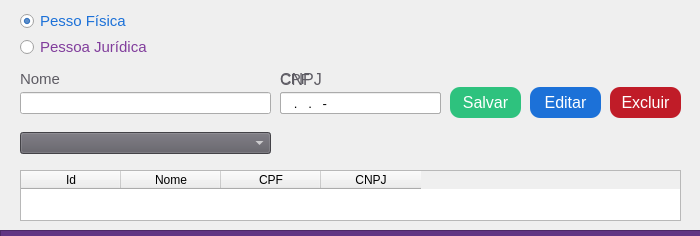
<?xml version="1.0" encoding="UTF-8"?>
<ui version="4.0">
 <class>Form</class>
 <widget class="QWidget" name="Form">
  <property name="geometry">
   <rect>
    <x>0</x>
    <y>0</y>
    <width>700</width>
    <height>236</height>
   </rect>
  </property>
  <property name="minimumSize">
   <size>
    <width>700</width>
    <height>236</height>
   </size>
  </property>
  <property name="maximumSize">
   <size>
    <width>700</width>
    <height>236</height>
   </size>
  </property>
  <property name="windowTitle">
   <string>Cadastro de Clientes</string>
  </property>
  <widget class="QLineEdit" name="ln_cpf">
   <property name="geometry">
    <rect>
     <x>280</x>
     <y>92</y>
     <width>161</width>
     <height>22</height>
    </rect>
   </property>
   <property name="font">
    <font>
     <pointsize>10</pointsize>
    </font>
   </property>
   <property name="inputMask">
    <string>000.000.000-00</string>
   </property>
  </widget>
  <widget class="QLabel" name="lb_cpf">
   <property name="geometry">
    <rect>
     <x>280</x>
     <y>70</y>
     <width>29</width>
     <height>18</height>
    </rect>
   </property>
   <property name="font">
    <font>
     <pointsize>11</pointsize>
    </font>
   </property>
   <property name="styleSheet">
    <string notr="true">color: rgb(94, 92, 100);</string>
   </property>
   <property name="text">
    <string>CPF</string>
   </property>
  </widget>
  <widget class="QLabel" name="lb_cnpj">
   <property name="geometry">
    <rect>
     <x>280</x>
     <y>70</y>
     <width>142</width>
     <height>18</height>
    </rect>
   </property>
   <property name="font">
    <font>
     <pointsize>12</pointsize>
    </font>
   </property>
   <property name="styleSheet">
    <string notr="true">color: rgb(94, 92, 100);</string>
   </property>
   <property name="text">
    <string>CNPJ</string>
   </property>
  </widget>
  <widget class="QLineEdit" name="ln_cnpj">
   <property name="enabled">
    <bool>true</bool>
   </property>
   <property name="geometry">
    <rect>
     <x>280</x>
     <y>92</y>
     <width>161</width>
     <height>22</height>
    </rect>
   </property>
   <property name="font">
    <font>
     <pointsize>11</pointsize>
    </font>
   </property>
   <property name="inputMask">
    <string> 00.000.000/0000-00</string>
   </property>
   <property name="text">
    <string> ../-</string>
   </property>
  </widget>
  <widget class="QTableWidget" name="tb_cadastros">
   <property name="enabled">
    <bool>true</bool>
   </property>
   <property name="geometry">
    <rect>
     <x>20</x>
     <y>170</y>
     <width>661</width>
     <height>51</height>
    </rect>
   </property>
   <property name="autoScroll">
    <bool>true</bool>
   </property>
   <property name="showGrid">
    <bool>true</bool>
   </property>
   <property name="gridStyle">
    <enum>Qt::SolidLine</enum>
   </property>
   <property name="sortingEnabled">
    <bool>false</bool>
   </property>
   <property name="wordWrap">
    <bool>true</bool>
   </property>
   <attribute name="horizontalHeaderVisible">
    <bool>true</bool>
   </attribute>
   <attribute name="verticalHeaderVisible">
    <bool>false</bool>
   </attribute>
   <column>
    <property name="text">
     <string>Id</string>
    </property>
   </column>
   <column>
    <property name="text">
     <string>Nome</string>
    </property>
   </column>
   <column>
    <property name="text">
     <string>CPF</string>
    </property>
   </column>
   <column>
    <property name="text">
     <string>CNPJ</string>
    </property>
   </column>
  </widget>
  <widget class="QPushButton" name="bt_salvar">
   <property name="geometry">
    <rect>
     <x>450</x>
     <y>87</y>
     <width>71</width>
     <height>31</height>
    </rect>
   </property>
   <property name="font">
    <font>
     <pointsize>12</pointsize>
    </font>
   </property>
   <property name="styleSheet">
    <string notr="true">QPushButton {
	background-color: rgb(46, 194, 126);
	color: rgb(255, 255, 255);
	border-radius: 10px;
}
QPushButton:hover {
  /* Cor de fundo quando o mouse passa por cima (hover) */  
	background-color: rgb(87, 227, 137);
}

</string>
   </property>
   <property name="text">
    <string>Salvar</string>
   </property>
  </widget>
  <widget class="QPushButton" name="bt_editar">
   <property name="geometry">
    <rect>
     <x>530</x>
     <y>87</y>
     <width>71</width>
     <height>31</height>
    </rect>
   </property>
   <property name="font">
    <font>
     <pointsize>12</pointsize>
    </font>
   </property>
   <property name="styleSheet">
    <string notr="true">QPushButton{
	
	background-color: rgb(28, 113, 216);
	color: rgb(255, 255, 255);
	border-radius: 10px;
}
QPushButton:hover {	
	background-color: rgb(98, 160, 234);
}

</string>
   </property>
   <property name="text">
    <string>Editar</string>
   </property>
  </widget>
  <widget class="QPushButton" name="bt_excluir">
   <property name="geometry">
    <rect>
     <x>610</x>
     <y>87</y>
     <width>71</width>
     <height>31</height>
    </rect>
   </property>
   <property name="font">
    <font>
     <pointsize>12</pointsize>
    </font>
   </property>
   <property name="styleSheet">
    <string notr="true">QPushButton {
	background-color: rgb(192, 28, 40);
	color: rgb(255, 255, 255);
	border-radius: 10px;
}
QPushButton:hover {
	background-color: rgb(246, 97, 81);
}
</string>
   </property>
   <property name="text">
    <string>Excluir</string>
   </property>
  </widget>
  <widget class="QFrame" name="frame_3">
   <property name="enabled">
    <bool>true</bool>
   </property>
   <property name="geometry">
    <rect>
     <x>0</x>
     <y>230</y>
     <width>705</width>
     <height>9</height>
    </rect>
   </property>
   <property name="styleSheet">
    <string notr="true">background-color: rgb(97, 53, 131);</string>
   </property>
   <property name="frameShape">
    <enum>QFrame::StyledPanel</enum>
   </property>
   <property name="frameShadow">
    <enum>QFrame::Raised</enum>
   </property>
  </widget>
  <widget class="QRadioButton" name="rdb_juridica">
   <property name="geometry">
    <rect>
     <x>20</x>
     <y>36</y>
     <width>136</width>
     <height>22</height>
    </rect>
   </property>
   <property name="font">
    <font>
     <pointsize>11</pointsize>
    </font>
   </property>
   <property name="styleSheet">
    <string notr="true">color: rgb(129, 61, 156);</string>
   </property>
   <property name="text">
    <string>Pessoa Jurídica</string>
   </property>
  </widget>
  <widget class="QRadioButton" name="rdb_fisica">
   <property name="geometry">
    <rect>
     <x>20</x>
     <y>10</y>
     <width>136</width>
     <height>22</height>
    </rect>
   </property>
   <property name="font">
    <font>
     <pointsize>11</pointsize>
    </font>
   </property>
   <property name="styleSheet">
    <string notr="true">color: rgb(28, 113, 216);</string>
   </property>
   <property name="text">
    <string>Pesso Física</string>
   </property>
   <property name="checked">
    <bool>true</bool>
   </property>
  </widget>
  <widget class="QLineEdit" name="ln_nome">
   <property name="geometry">
    <rect>
     <x>20</x>
     <y>92</y>
     <width>251</width>
     <height>22</height>
    </rect>
   </property>
   <property name="font">
    <font>
     <pointsize>10</pointsize>
    </font>
   </property>
  </widget>
  <widget class="QLabel" name="lb_nome">
   <property name="geometry">
    <rect>
     <x>20</x>
     <y>70</y>
     <width>44</width>
     <height>18</height>
    </rect>
   </property>
   <property name="font">
    <font>
     <pointsize>11</pointsize>
    </font>
   </property>
   <property name="styleSheet">
    <string notr="true">color: rgb(94, 92, 100);</string>
   </property>
   <property name="text">
    <string>Nome</string>
   </property>
  </widget>
  <widget class="QComboBox" name="cb_nome">
   <property name="geometry">
    <rect>
     <x>20</x>
     <y>132</y>
     <width>251</width>
     <height>22</height>
    </rect>
   </property>
   <property name="font">
    <font>
     <pointsize>10</pointsize>
    </font>
   </property>
   <property name="styleSheet">
    <string notr="true">background-color: rgb(94, 92, 100);
color: rgb(255, 255, 255);</string>
   </property>
  </widget>
  <zorder>rdb_juridica</zorder>
  <zorder>rdb_fisica</zorder>
  <zorder>ln_nome</zorder>
  <zorder>lb_nome</zorder>
  <zorder>cb_nome</zorder>
  <zorder>lb_cnpj</zorder>
  <zorder>ln_cnpj</zorder>
  <zorder>ln_cpf</zorder>
  <zorder>lb_cpf</zorder>
  <zorder>tb_cadastros</zorder>
  <zorder>bt_salvar</zorder>
  <zorder>bt_editar</zorder>
  <zorder>bt_excluir</zorder>
  <zorder>frame_3</zorder>
 </widget>
 <tabstops>
  <tabstop>ln_nome</tabstop>
  <tabstop>ln_cpf</tabstop>
  <tabstop>ln_cnpj</tabstop>
  <tabstop>bt_salvar</tabstop>
  <tabstop>cb_nome</tabstop>
  <tabstop>tb_cadastros</tabstop>
  <tabstop>rdb_fisica</tabstop>
  <tabstop>rdb_juridica</tabstop>
 </tabstops>
 <resources/>
 <connections/>
</ui>
